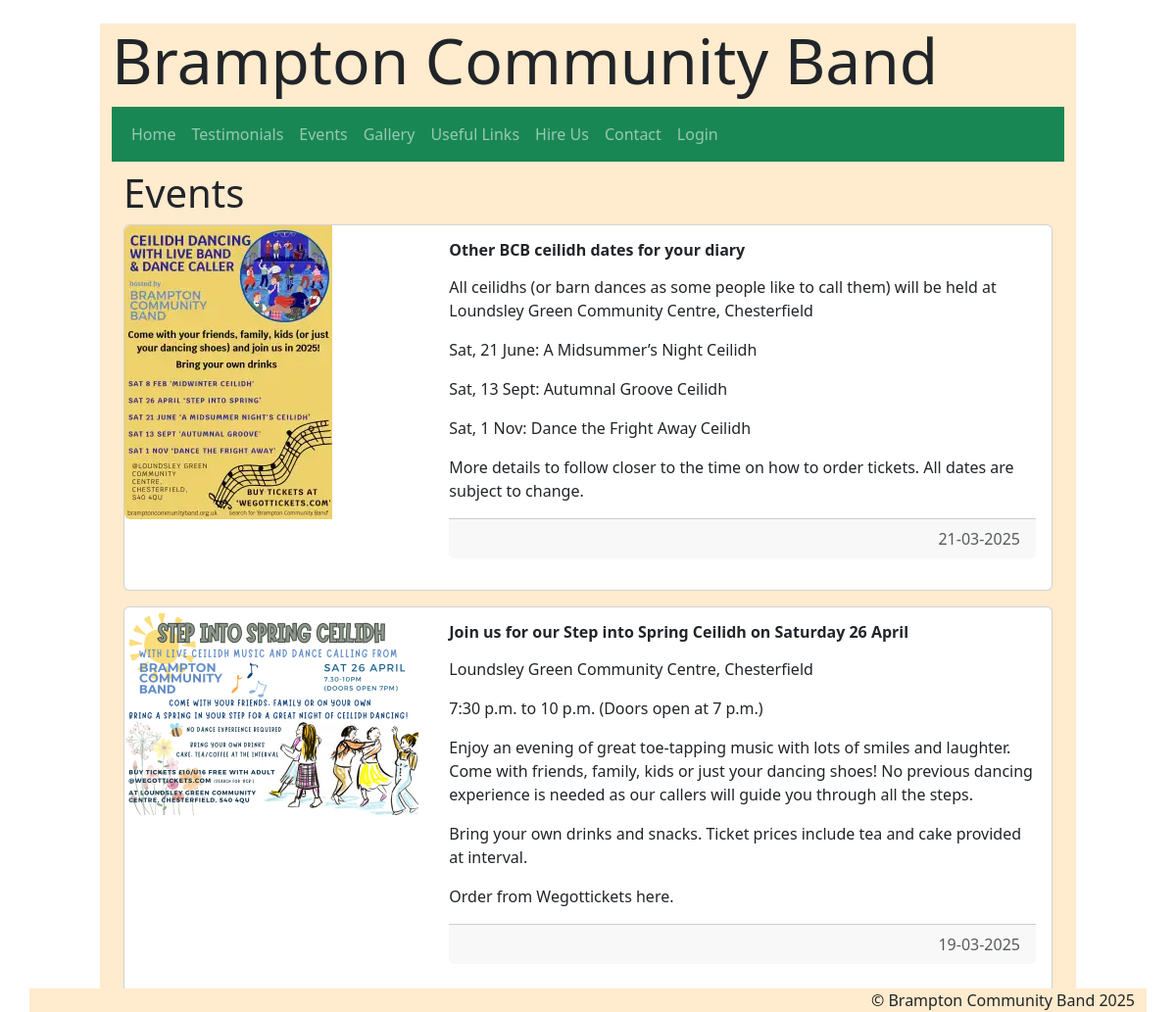
The page /news/ on the database as committed earlier.
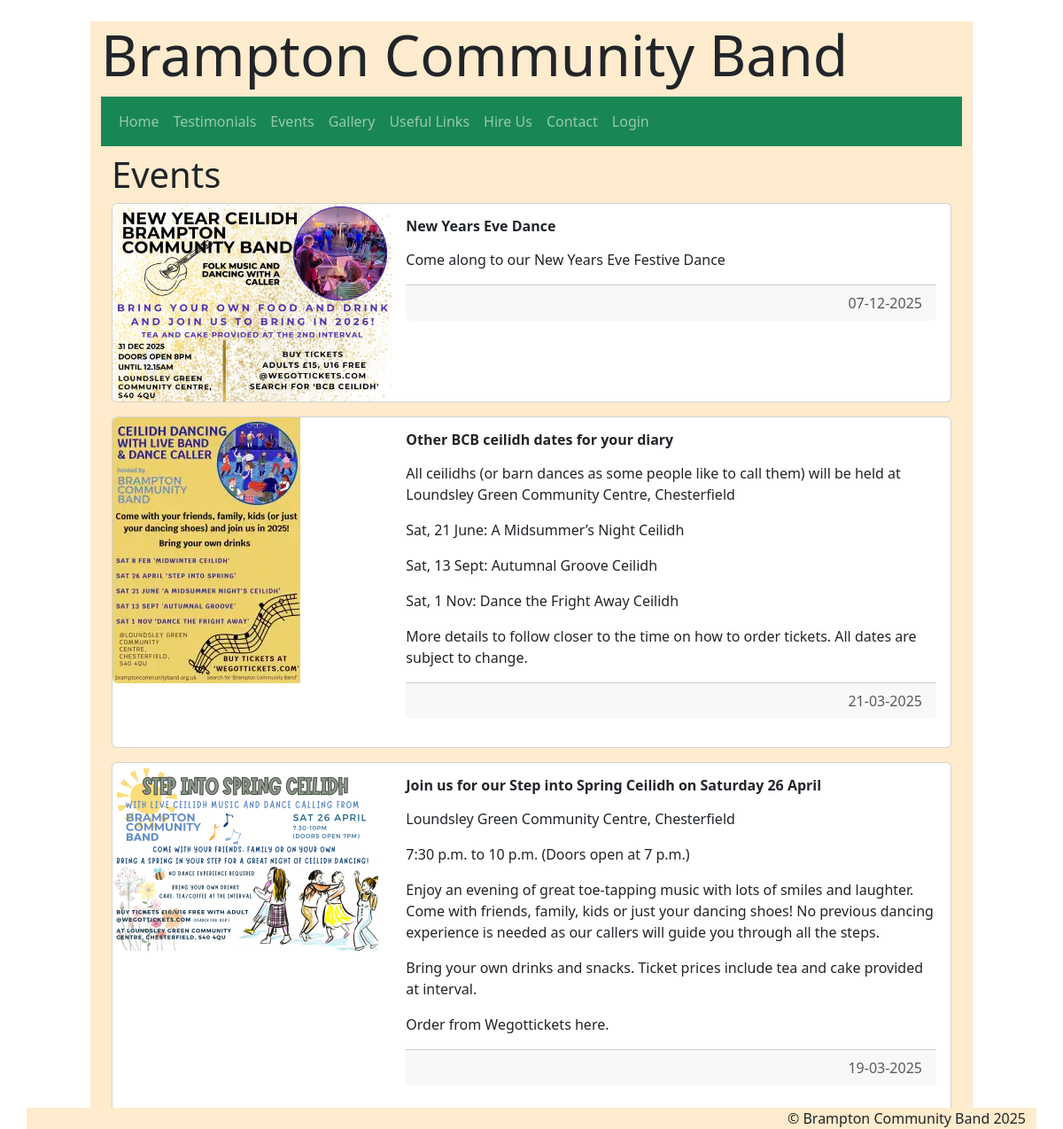
The same page on the database as committed later.
### pages/models.py (models this page shows, shortened)
class News(models.Model):
    heading = models.CharField(max_length=250)
    content_text = models.TextField(blank=True)
    image_file= models.ImageField(upload_to="images/")
    expire = models.DateTimeField(default=timezone.now)
    article_created_at = models.DateTimeField(default=timezone.now)
    class Meta:
        ordering =['-article_created_at']

### pages/views.py (the view)
# urls.py: path('news/', views.news, name='news'),
def news(request):
    articles = News.objects.all()
    ordering = ['article_created_at']
    return render(request, 'news.html', {'articles':articles})

### pages/templates/news.html (shortened to what this page needs)
{% extends "base.html" %}
{% load static %}
{% block content %}
<div class="container mt-2">
    {% block page_title %}
    <h2 class="display-6">Events</h2>
    {% endblock page_title%}
    <div class="table-responsive">
        {% for article in articles %}
          <div class="card mb-3" >
            <div class="row g-0">
              <div class="col-md-4">
                <img src="{% get_media_prefix %}{{ article.image_file }}" class="img-fluid rounded-start" alt="Image">
              </div>
              <div class="col-md-8">
                <div class="card-body">
                  <h4 class="card-title">{{ article.heading }}</h4>
                  <p class="card-text">{{ article.content_text|linebreaks }}</p>
                  <p class="card-footer text-muted text-end">{{ article.article_created_at|date:"d-m-Y"}}</p>
                </div>
              </div>
            </div>
          </div>
          {% endfor %}
        </div>
    </div>
</div>
{% endblock content %}

### pages/templates/base.html (shortened to what this page needs)
<!DOCTYPE html>
<html lang="en">
<head>
    <link href="https://cdn.jsdelivr.net/npm/bootstrap@5.3.3/dist/css/bootstrap.min.css" rel="stylesheet">
{% load static %}
    <link rel="stylesheet" type="text/css" href="{% static 'style.css' %}">
</head>
<body class="container-fluid">
<br>
<div class="container" id="heading" name="heading">
<h1 class="display-3">{% block header %}Brampton Community Band{% endblock header %}</h1>
{% include 'navbar.html' %}
{% block content %}{% endblock content %}
{% block footer %}
<footer class="fixed-bottom text-end">
    <div id='heading' class="container">
          <span>&#169 Brampton Community Band 2025</span>
   </div>
</footer>
{% endblock footer %}
</body>
</html>

### pages/templates/navbar.html (shortened to what this page needs)
      <nav class="navbar navbar-expand-lg navbar-dark bg-success">
        <div class="container">
          <div class="collapse navbar-collapse" id="navbarNavDarkDropdown">
            <ul class="navbar-nav">
                <li class="nav-item">
                <a class="nav-link" href="{% url 'index' %}">Home</a>
                </li>
                <li class="nav-item">
                <a class="nav-link" href="{% url 'testimonials' %}">Testimonials</a>
                </li>
                <li class="nav-item">
                <a class="nav-link" href="{% url 'news' %}">Events</a>
                </li>
                <li class="nav-item">
                <a class="nav-link" href="{% url 'gallery' %}">Gallery</a>
                </li>
                <li class="nav-item">
                    <a class="nav-link" href="{% url 'links' %}">Useful Links</a>
                </li>
                <li class="nav-item">
                <a class="nav-link" href="{% url 'hire_us' %}">Hire Us</a>
                </li>
                <li class="nav-item">
                  <a class="nav-link" href="{% url 'contact' %}">Contact</a>
              </li>
                  {% if user.is_authenticated %}
                  <li class="nav-item dropdown">
                    <a class="nav-link dropdown-toggle" href="#" id="navbarDarkDropdownMenuLink" role="button" data-bs-toggle="dropdown" aria-expanded="false">
                      Edit
                    </a>
                    <ul class="dropdown-menu bg-success" aria-labelledby="navbarDarkDropdownMenuLink">
                      <li><a class="dropdown-item" href="{% url 'add_news_item' %}">Add Event</a></li>
                      <li><a class="dropdown-item" href="{% url 'add_gallery_item' %}">Add Gallery Item</a></li>
                      <li><a class="dropdown-item" href="{% url 'add_link' %}">Add Link Item</a></li>
                      <li><a class="dropdown-item" href="{% url 'add_testimonial_item' %}">Add Testimonial</a></li>
                      {% if user.is_superuser %}
                      <li><a class="dropdown-item" href="{% url 'update_password' %}">Update Password</a></li>
                      <li><a class="dropdown-item" href="{% url 'registration' %}">Add a User</a></li>
                      {% endif %}
                    </ul>
                  </li>
              <li class="nav-item">
                  <a class="nav-link" href="{% url 'logoutBCB' %}">Logout</a>
              </li>
              <li class="nav-item right">
                <a class="nav-link" href="#">Welcome {{user.first_name}}</a>
              </li>
              {% else %}
              <li class="nav-item">
                  <a class="nav-link" href="{% url 'loginBCB' %}">Login</a>
              </li>
               {% endif %}
            </ul>
          </div>
        </div>
      </nav>

### pages/static/style.css (style rules this page uses)
body { background-image: url('Instruments.png'); opacity:1; background-blend-mode: normal; background-size: cover; min-height: 100vh; }
.container-fluid { max-width: 85%; max-height: 95%; }
#heading { background-color: blanchedalmond; }
.card-title { font-size: 1rem; font-weight: 900; }
.card-text { font-size: 0.75rem; }

Rows that differ between the two databases and show on the page:
added News: image_file (picture), heading "New Years Eve Dance", content_text "Come along to our New Years Eve Festive Dance", article_created_at "07-12-2025"
